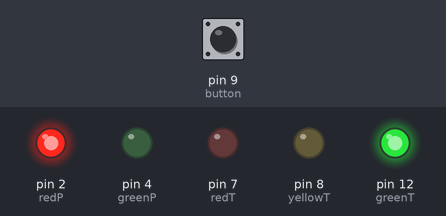
Bench run of a sketch on a simulated Arduino Uno, built with avr-gcc and run on an emulated ATmega328P. Shown: output pins drawn as LEDs (lit = HIGH). The inputs (shaded band) are chosen by the test bench; at power-on: pin 9 (button) HIGH.

Above: at 1.2 s.
1.3 s: pin 9 (button) pulled LOW for 0.15 s
At 4.2 s:
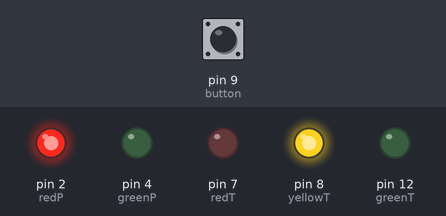
At 6.1 s:
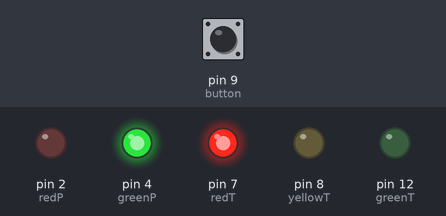
Timing chart, 0 to 13.7 s (numbered marks = the images above; inputs shaded):
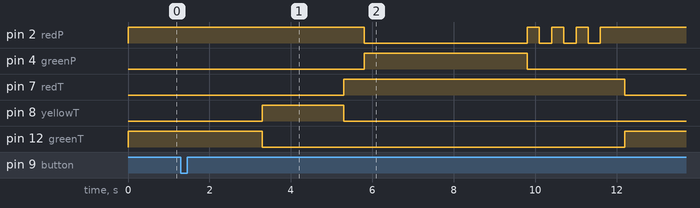

Measured:
- after the input at 1.3 s, pin 4 (greenP): LOW → HIGH after 4.5 s instead of 13.2 s; pin 7 (redT): LOW → HIGH after 4.0 s instead of 12.7 s; pin 12 (greenT): HIGH → LOW after 2.0 s instead of 10.7 s

The sketch:

s_03_traffic_pedestrian_signal.ino
```cpp
/*
* Author: Mateus Mendelson
* Web: https://sites.google.com/site/mateusmendelson/
*
* Project: Push button to change traffic and pedestrian signal.
* Date: 06/05/2013
*
* To have a better understanding on how "Debouncing" works, see: http://sheepdogguides.com/arduino/aht0bounce1.htm
*
*/

// Traffic signal
int redT = 7;
int yellowT = 8;
int greenT = 12;

//Pedestrian signal
int redP = 2;
int greenP = 4;

int button = 9;

unsigned long previousTime;
unsigned long currentTime;
unsigned long max_time_closed = 10000; // 10 secs

void setup ()
{
  previousTime = 0;

  pinMode (redT, OUTPUT);
  pinMode (yellowT, OUTPUT);
  pinMode (greenT, OUTPUT);

  pinMode (redP, OUTPUT);
  pinMode (greenP, OUTPUT);

  pinMode (button, INPUT);
  digitalWrite(button, HIGH); //Yes... WRITE to the input pin...#
                              //This causes the Arduino to "attach" an internal pull up
                              //resistor to the input pin.
  // Setting initial state
  setTrafficState (LOW, LOW, HIGH);
  setPedestrianState (HIGH, LOW);
}

void loop ()
{
  delay (10); // This delay is used to implement "debouncing". When you press the switch button, its value varies some times before stabilizing.

  currentTime = millis ();

  if (!digitalRead (button) || currentTime - previousTime >= max_time_closed)
  {
    // Waits for 2 secs after pressing the button
    delay (2000);

    setTrafficState (LOW, HIGH, LOW);
    // Stays yellow for 2 secs
    delay (2000);

    setTrafficState (HIGH, LOW, LOW);
    // Waits for 0.5 sec before allowing pedestrians to walk
    delay (500);

    setPedestrianState (LOW, HIGH);
    // Pedestrians have green signal for 4 secs
    delay (4000);

    // Gives a warning that the pedestrian signal is about to close, and, then, closes
    closePedestrianWalk ();

    // Reseting traffic signal state
    setTrafficState (LOW, LOW, HIGH);

    // This delay is used not to let pedestrians press the button anytime they want. After closing their signal, they must wait for 3 more seconds before pressing the button again
    delay (3000);

    previousTime = millis ();
  }
}

// Sets the traffic signal state
void setTrafficState (int r, int y, int g)
{
  digitalWrite (redT, r);
  digitalWrite (yellowT, y);
  digitalWrite (greenT, g);
}

// Sets the pedestrian signal state
void setPedestrianState (int r, int g)
{
  digitalWrite (redP, r);
  digitalWrite (greenP, g);
}

// Gives the pedestrians a signal that it is going to close (red light blinks) and, then, it closes
void closePedestrianWalk ()
{
  setPedestrianState (LOW, LOW);

  for (int i = 0; i < 3; i++)
  {
    digitalWrite (redP, HIGH);
    delay (300);

    digitalWrite (redP, LOW);
    delay (300);
   }

   setPedestrianState (HIGH, LOW);
   // Gives 0.3 secs for the pedestrians to stop walking
   delay (600);
}
```
